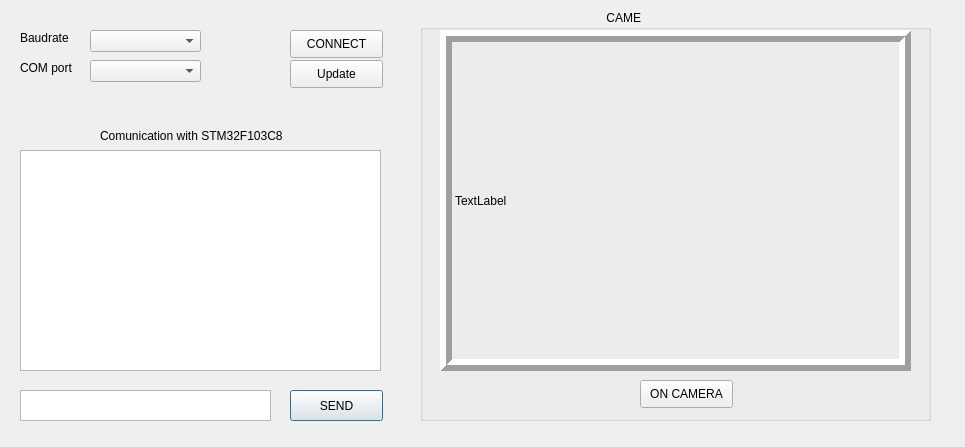
<?xml version="1.0" encoding="UTF-8"?>
<ui version="4.0">
 <class>Dialog</class>
 <widget class="QDialog" name="Dialog">
  <property name="geometry">
   <rect>
    <x>0</x>
    <y>0</y>
    <width>965</width>
    <height>447</height>
   </rect>
  </property>
  <property name="windowTitle">
   <string>Dialog</string>
  </property>
  <widget class="QPushButton" name="btnSend">
   <property name="geometry">
    <rect>
     <x>290</x>
     <y>390</y>
     <width>93</width>
     <height>31</height>
    </rect>
   </property>
   <property name="text">
    <string>SEND</string>
   </property>
  </widget>
  <widget class="QPushButton" name="btnConnect">
   <property name="geometry">
    <rect>
     <x>290</x>
     <y>30</y>
     <width>93</width>
     <height>28</height>
    </rect>
   </property>
   <property name="text">
    <string>CONNECT</string>
   </property>
  </widget>
  <widget class="QComboBox" name="cmbCOM">
   <property name="geometry">
    <rect>
     <x>90</x>
     <y>60</y>
     <width>111</width>
     <height>22</height>
    </rect>
   </property>
  </widget>
  <widget class="QPushButton" name="btnUpdate">
   <property name="geometry">
    <rect>
     <x>290</x>
     <y>60</y>
     <width>93</width>
     <height>28</height>
    </rect>
   </property>
   <property name="text">
    <string>Update</string>
   </property>
  </widget>
  <widget class="QComboBox" name="cmbBAUD">
   <property name="geometry">
    <rect>
     <x>90</x>
     <y>30</y>
     <width>111</width>
     <height>22</height>
    </rect>
   </property>
  </widget>
  <widget class="QTextEdit" name="txtSend">
   <property name="geometry">
    <rect>
     <x>20</x>
     <y>390</y>
     <width>251</width>
     <height>31</height>
    </rect>
   </property>
  </widget>
  <widget class="QTextBrowser" name="lstView">
   <property name="geometry">
    <rect>
     <x>20</x>
     <y>150</y>
     <width>361</width>
     <height>221</height>
    </rect>
   </property>
  </widget>
  <widget class="QLabel" name="label">
   <property name="geometry">
    <rect>
     <x>20</x>
     <y>30</y>
     <width>55</width>
     <height>16</height>
    </rect>
   </property>
   <property name="text">
    <string>Baudrate</string>
   </property>
  </widget>
  <widget class="QLabel" name="label_2">
   <property name="geometry">
    <rect>
     <x>20</x>
     <y>60</y>
     <width>55</width>
     <height>16</height>
    </rect>
   </property>
   <property name="text">
    <string>COM port</string>
   </property>
  </widget>
  <widget class="QLabel" name="label_3">
   <property name="geometry">
    <rect>
     <x>100</x>
     <y>120</y>
     <width>201</width>
     <height>31</height>
    </rect>
   </property>
   <property name="text">
    <string>Comunication with STM32F103C8</string>
   </property>
  </widget>
  <widget class="QGroupBox" name="groupBox">
   <property name="geometry">
    <rect>
     <x>420</x>
     <y>10</y>
     <width>511</width>
     <height>411</height>
    </rect>
   </property>
   <property name="title">
    <string>                                                        CAMERA</string>
   </property>
   <widget class="QLabel" name="viewCamera">
    <property name="geometry">
     <rect>
      <x>20</x>
      <y>20</y>
      <width>471</width>
      <height>341</height>
     </rect>
    </property>
    <property name="frameShape">
     <enum>QFrame::Box</enum>
    </property>
    <property name="frameShadow">
     <enum>QFrame::Raised</enum>
    </property>
    <property name="lineWidth">
     <number>6</number>
    </property>
    <property name="text">
     <string>TextLabel</string>
    </property>
   </widget>
   <widget class="QPushButton" name="btnCamera">
    <property name="geometry">
     <rect>
      <x>220</x>
      <y>370</y>
      <width>93</width>
      <height>28</height>
     </rect>
    </property>
    <property name="text">
     <string>ON CAMERA</string>
    </property>
   </widget>
  </widget>
 </widget>
 <resources/>
 <connections/>
</ui>
